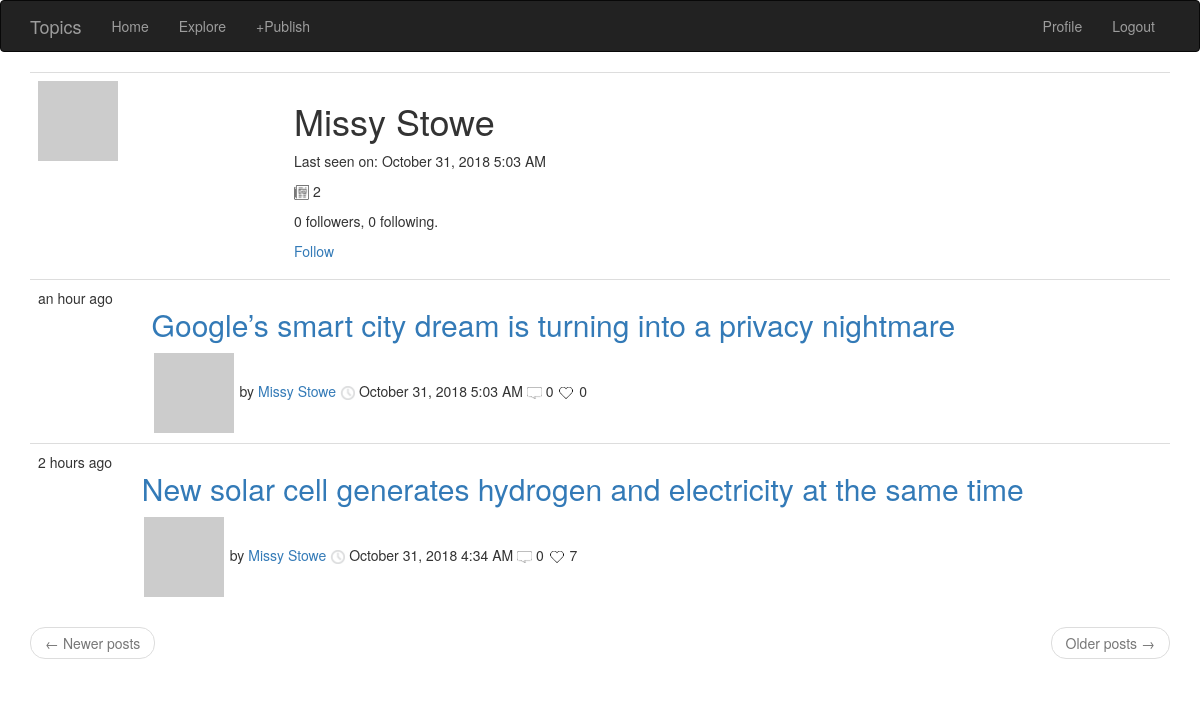
/user/Missy Stowe (signed in), run on an earlier commit of the app's database.
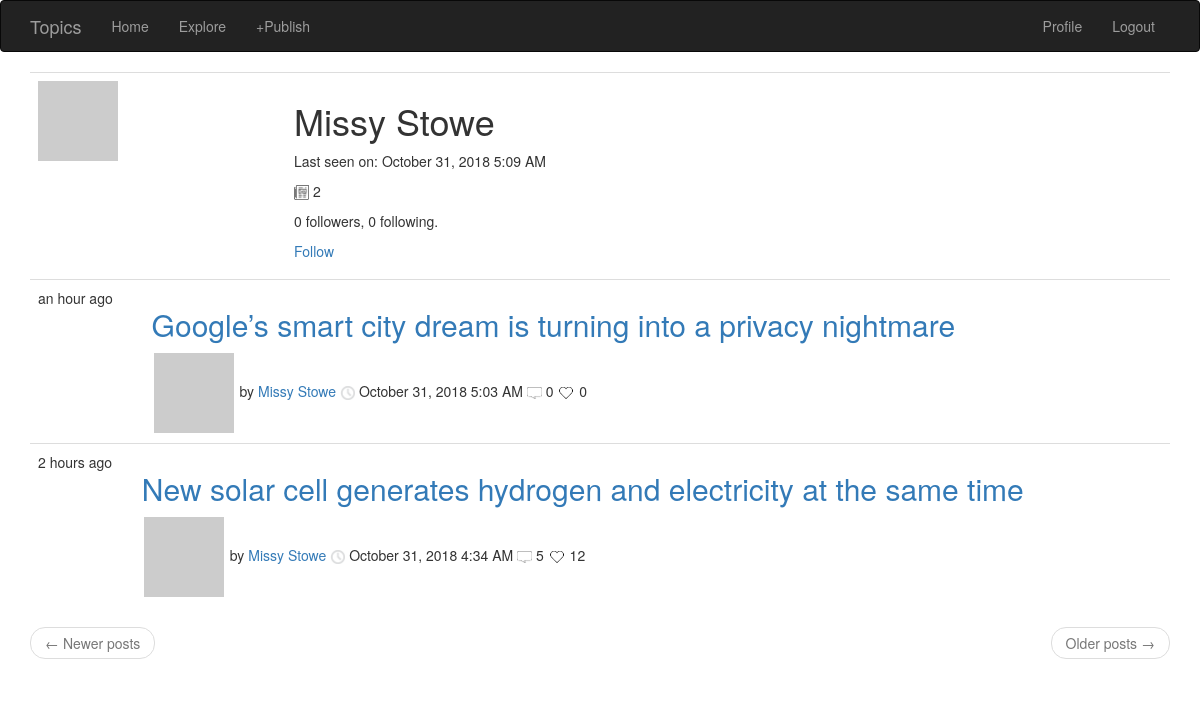
And on a later commit of the database.
### app/models.py (models this page shows, shortened)
class User(UserMixin, db.Model):
    id = db.Column(db.Integer, primary_key=True)
    username = db.Column(db.String(64), index=True, unique=True)
    email = db.Column(db.String(120), index=True, unique=True)
    password_hash = db.Column(db.String(128))
    posts = db.relationship('Post', backref='author', lazy='dynamic')
    comments = db.relationship('Comment', backref='author', lazy='dynamic')
    replies = db.relationship('Reply', backref='author', lazy='dynamic')
    about_me = db.Column(db.String(140))
    last_seen = db.Column(db.DateTime, default=datetime.utcnow)
    number_of_posts = db.Column(db.Integer)
    followed = db.relationship(
        'User',
        secondary=followers,
        primaryjoin=(followers.c.follower_id == id),
        secondaryjoin=(followers.c.followed_id == id),
        backref=db.backref('followers', lazy='dynamic'),
        lazy='dynamic')
    def avatar(self, size):
        digest = md5(self.email.lower().encode('utf-8')).hexdigest()
        return 'https://www.gravatar.com/avatar/{}?d=identicon&s={}'.format(
            digest, size)
    def is_following(self, user):
        return self.followed.filter(
            followers.c.followed_id == user.id).count() > 0
    def user_posts(self):
        posts = Post.query.filter_by(user_id=self.id)
        return posts

class Post(db.Model):
    id = db.Column(db.Integer, primary_key=True)
    title = db.Column(db.String(500))
    body = db.Column(db.String(50000))
    timestamp = db.Column(db.DateTime, index=True, default=datetime.utcnow)
    user_id = db.Column(db.Integer, db.ForeignKey('user.id'))
    comments = db.relationship('Comment', backref='post', lazy='dynamic')
    replies = db.relationship('Reply', backref='post', lazy='dynamic')
    number_of_comments = db.Column(db.Integer)
    likes = db.Column(db.Integer)
    tags = db.Column(db.String(500))

### app/routes.py (the view)
@app.route('/user/<username>')
@login_required
def user(username):
    page = request.args.get('page', 1, type=int)
    user = User.query.filter_by(username=username).first_or_404()
    posts = user.user_posts().order_by(Post.timestamp.desc()).paginate(
        page, app.config['POSTS_PER_PAGE'], False)
    next_url = url_for('explore', page=posts.next_num) \
        if posts.has_next else None
    prev_url = url_for('explore', page=posts.prev_num) \
        if posts.has_prev else None
    return render_template(
        'user.html',
        user=user,
        posts=posts.items,
        next_url=next_url,
        prev_url=prev_url)

### app/models.py (called while the page is built)
@login.user_loader
def load_user(id):
    return User.query.get(int(id))

### app/routes.py (called while the page is built)
@app.before_request
def before_request():
    if current_user.is_authenticated:
        current_user.last_seen = datetime.utcnow()
        db.session.commit()

### app/templates/user.html (shortened to what this page needs)
 {% extends "base.html" %} {% block app_content %}
<table class="table table-hover body">
    <tr>
        <td width="256px">
            <img src="{{ user.avatar(256) }}">
        </td>
        <td>
            <h1>{{ user.username }}</h1>
             {% if user.last_seen %}
            <p>Last seen on: {{ moment(user.last_seen).format('LLL') }}{% endif %}
                <p>
                    <img width="15px" src="/static/images/post.png"> {{user.number_of_posts}}</p>
                <p>{{ user.followers.count() }} followers, {{ user.followed.count() }} following.</p>
                {% if user == current_user %}
                <p>
                    <a href="{{ url_for('edit_profile') }}">Edit your profile</a>
                </p>
                {% elif not current_user.is_following(user) %}
                <p>
                    <a href="{{ url_for('follow', username=user.username) }}">Follow</a>
                </p>
                {% else %}
                <p>
                    <a href="{{ url_for('unfollow', username=user.username) }}">Unfollow</a>
                </p>
                {% endif %}
        </td>
    </tr>
</table>
{% for post in posts %} {% include '_post.html' %} {% endfor %}
<nav aria-label="...">
    <ul class="pager">
        <li class="previous{% if not prev_url %} disabled{% endif %}">
            <a href="{{ prev_url or '#' }}">
                <span aria-hidden="true">&larr;</span> Newer posts
            </a>
        </li>
        <li class="next{% if not next_url %} disabled{% endif %}">
            <a href="{{ next_url or '#' }}">
                Older posts
                <span aria-hidden="true">&rarr;</span>
            </a>
        </li>
    </ul>
</nav>
{% endblock %}

### app/templates/_post.html
<table class="table table-hove">
    <tr>
        <td id="time" valign="bottom !important">
            {{moment(post.timestamp).fromNow()}}
        </td>
        <td>
            <h2>
                <a style="font: #000000 !important" href="{{ url_for('post', id=post.id) }}">
                    {{post.title}}</a>
            </h2>
            <a href="{{ url_for('user', username=post.author.username) }}">
                <img style="margin:2px !important;" src="{{ post.author.avatar(30) }}" />
            </a>
            by
            <a href="{{ url_for('user', username=post.author.username) }}">
                {{ post.author.username }}</a>
            <img width="15px" src="/static/images/clock.png"> {{moment(post.timestamp).format('LLL') }}
            <img width="15px" src="/static/images/comment.png"> {{post.number_of_comments}}
            <img width="18px" src="/static/images/heart3.png"> {{post.likes}}
        </td>
    </tr>
</table>

What changed in the data, as far as the page shows it:
changed User "Missy Stowe": last_seen "October 31, 2018 5:03 AM" → "October 31, 2018 5:09 AM"
changed Post "New solar cell generates hydrogen and electricity at the same time": number_of_comments "0" → "5"; likes "7" → "12"
